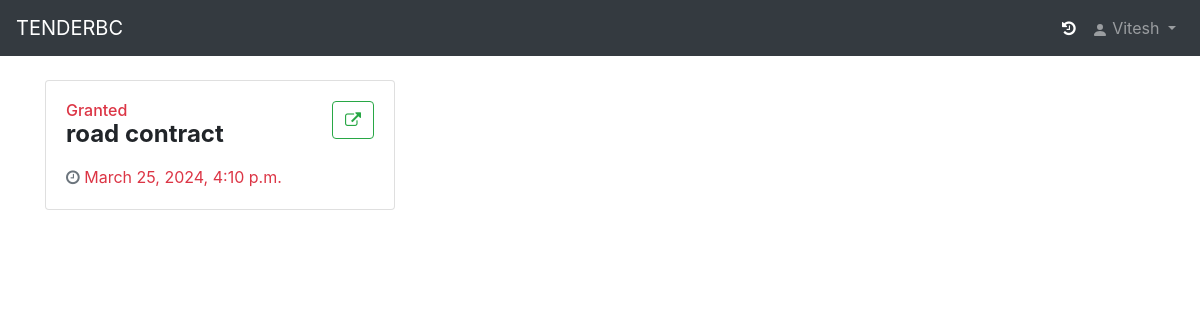
The page /PastBids/ (signed in) on the database as committed earlier.
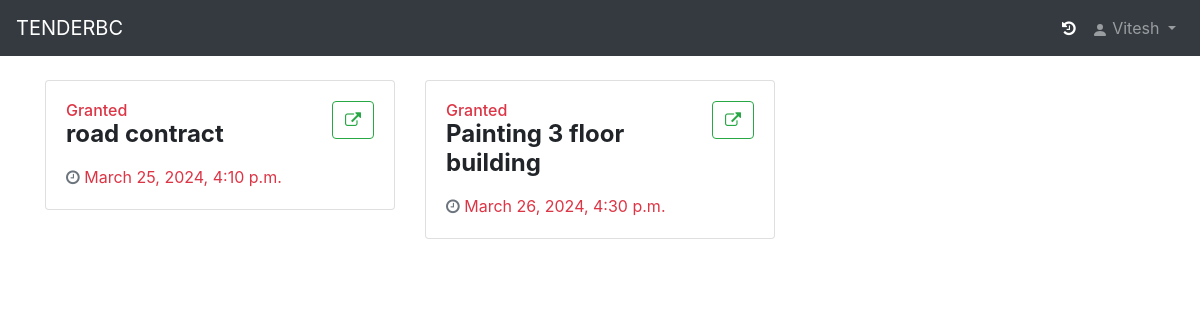
The same page on the database as committed later.
### TENDERBC_App/models.py (models this page shows)
class Tender(models.Model):
    sts = (('Inactive','Inactive'),('Active','Active'),('Completed','Completed'),('Granted','Granted'))
    title = models.CharField(max_length=100, null=False, blank=False)
    description = models.CharField(max_length=1000, null=False, blank=False)
    document = models.FileField(upload_to='tender documents/')
    start_date_time = models.DateTimeField("Start")
    end_date_time = models.DateTimeField("End")
    Status = models.CharField("Status", choices=sts, default='Inactive', max_length=9)

### TENDERBC_App/views.py (the view)
# urls.py: path('PastBids/',views.Past_Bids,name='pbs'),
def Past_Bids(request):
    list_tenders = list(Bid.objects.filter(bidder_id=request.user.id).values_list('tender_id', flat=True))
    submitted_tenders = Tender.objects.filter(id__in=list_tenders)
    return render(request, 'html/past_bids.html',{'submitted_tenders':submitted_tenders})

### templates/html/past_bids.html (shortened to what this page needs)
{% extends 'html/base.html' %}
{% load static %}
{% block content %}
    <div class="container mt-4">
            <div class="row">
                {% for i in submitted_tenders %}
                <div class="col-xl-4 col-lg-6">
                    <div class="card card-stats mb-4 mb-xl-0">
                      <div class="card-body">
                        <div class="row">
                          <div class="col">
                            <h6 class="card-title text-danger mb-0 ">{{i.Status}}</h6>
                            <span class="h4 font-weight-bold mb-0">{{i.title}}</span>
                          </div>
                          <div class="col-auto">
                            {% if request.user.is_authenticated %}
                            <a href="{% url 'vt' i.id %}" class="btn btn-outline-success"><i class="fa fa-external-link"></i></a>
                            {% else %}
                            <a href="{% url 'ln' %}" class="btn btn-outline-success"><i class="fa fa-external-link"></i></a>
                            {% endif %}
                          </div>
                        </div>
                        <p class="mt-3 mb-0 text-muted text-sm">
                          <span class="text-nowrap"><i class="fa fa-clock-o"></i></span>
                          <span class="text-danger mr-2">{{i.end_date_time}}</span>
                        </p>
                      </div>
                    </div>
                  </div>
                {% endfor %}
            </div>
    </div>
{% endblock %}

Rows that differ between the two databases and show on the page:
added Tender: Status "Granted", title "Painting 3 floor building", end_date_time "March 26, 2024, 4:30 p.m."
